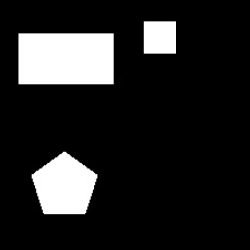
#> input picture public/unitedImg/image.png, 250 x 250 px
$ python hificode_image.py image.png
#> lines starting #> are read from the running program, lines starting #| are printed output that depends on the picture
#-*- coding: utf-8 -*-

from cv2 import cv2
import os, sys, struct, math

import winsound
FNAME    = "hificode.wav"
FL       =   500   # Lowest  frequency (Hz) in soundscape
FH       =  5000   # Highest frequency (Hz)
FS       = 44100   # Sample  frequency (Hz)
T        =  1.05   # Image to sound conversion time (s)
D        =     1   # Linear|Exponential=0|1 distribution
HIFI     =     1   # 8-bit|16-bit=0|1 sound quality
STEREO   =     1   # Mono|Stereo=0|1 sound selection
DELAY    =     1   # Nodelay|Delay=0|1 model   (STEREO=1)
FADE     =     1   # Relative fade No|Yes=0|1  (STEREO=1)
DIFFR    =     1   # Diffraction No|Yes=0|1    (STEREO=1)
BSPL     =     1   # Rectangular|B-spline=0|1 time window
BW       =     0   # 16|2-level=0|1 gray format in P[][]
CAM      =     1   # Use OpenCV camera input No|Yes=0|1
VIEW     =     0   # Screen view for debugging No|Yes=0|1
CONTRAST =     2   # Contrast enhancement, 0=none

# Coefficients used in rnd()
ir = 0
ia = 9301
ic = 49297
im = 233280

TwoPi = 6.283185307179586476925287
HIST  = (1+HIFI)*(1+STEREO)
WHITE = 1.00
BLACK = 0.00

if CAM:
   N = 128
   M = 128
else:
   N = 128
   M = 128

#if BW:
#else:

def playSound(file):
   if sys.platform == "win32":
      winsound.PlaySound(file, winsound.SND_FILENAME)  # Windows only
      os.system('start %s' %file)                    # Windows only

   else:
      print("No audio player called for your platform")

def wi(fp,i):
   b0 = int(i%256)
   b1 = int((i-b0)/256)
   fp.write(struct.pack('B',b0 & 0xff))
   fp.write(struct.pack('B',b1 & 0xff))

def wl(fp,l):
   i0 = l%65536
   i1 = (l-i0)/65536
   wi(fp,i0)
   wi(fp,i1)

def rnd():
   global ir, ia, ic, im
   ir = (ir*ia+ic) % im
   return ir / (1.0*im)

def main():

   print(os.getcwd())
   #file = sys.argv[1] #cam_id = int(sys.argv[1])
   #file = sys.argv[1].decode("utf-8")
   file = sys.argv[1]
   print(file)

   k     = 0
   b     = 0
   d     = D
   ns    = 2 * int(0.5*FS*T)
   m     = int(ns / N)
   sso   = 0 if HIFI else 128
   ssm   = 32768 if HIFI else 128
   scale = 0.5 / math.sqrt(M)
   dt    = 1.0 / FS
   v     = 340.0                                 # v = speed of sound (m/s)
   hs    = 0.20           # hs = characteristic acoustical size of head (m)

   w    = [0 for i in range(M)]
   phi0 = [0 for i in range(M)]
   A    = [[0 for j in range(N)] for i in range(M)]  # M x N pixel matrix

   # Set lin|exp (0|1) frequency distribution and random initial phase
   if (d):
      for i in range(0,M): w[i] = TwoPi * FL * pow(1.0* FH/FL,1.0*i/(M-1))
   else:
      for i in range(0,M): w[i] = TwoPi * FL + TwoPi * (FH-FL)   *i/(M-1)
   for i in range(0,M): phi0[i] = TwoPi * rnd()

   frame = cv2.imread(file, cv2.IMREAD_COLOR)
#> frame is the input picture: shape (250, 250, 3); min 0, max 255, mean 35.9

   #os.chdir('../sound/')
   #FNAME = file.split('.')[0] + '.wav'
   #print(frame)

   tmp = cv2.cvtColor(frame, cv2.COLOR_BGR2GRAY)
   if frame.shape[1] != M or frame.shape[0] != N:
      #cv.resize(tmp, gray, Size(N,M))
      gray = cv2.resize(tmp, (N,M), interpolation = cv2.INTER_AREA)
   else: gray=tmp

   #왜 CAM이 0일떄는 아무 소리가 안날까? 원래 코드에서는 났는데..
   # CAM=0 이면 A배열이 신호파형 형성에 쓰이는데 A[][]=0.0이라서
   if CAM:  # Set live camera image
      avg = 0.0
      for i in range(M):
         for j in range(N):
            avg += gray[M-1-i,j]
#> after the loop, avg = 588456

      avg = avg / (N * M)
#> avg = 35.92

      for i in range(M):
         for j in range(N):
            px = gray[M-1-i,j]
            px += CONTRAST*(px - avg)
            if px > 255: px = 255
            if px <   0: px =   0
            gray[M-1-i,j] = px
            if px == 0: A[i][j] = 0
            else: A[i][j] = pow(10.0,(px/16-15)/10.0)  # 2dB steps
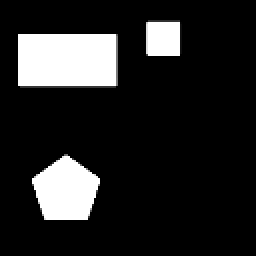
#> gray: shape (128, 128) (shown 2 times larger); min 0, max 255, mean 37
#> after the loop, A = 128 items


   # Write 8/16-bit mono/stereo .wav file
   fp = open(FNAME,'wb')
   fp.write(bytes('RIFF','UTF-8')); wl(fp,ns*HIST+36)
   fp.write(bytes('WAVEfmt ','UTF-8')); wl(fp,16); wi(fp,1)
   wi(fp,2 if STEREO else 1); wl(fp,FS); wl(fp,FS*HIST); wi(fp,HIST)
   wi(fp,16 if HIFI else 8); fp.write(bytes('data','UTF-8')); wl(fp,ns*HIST)
   tau1 = 0.5 / w[M-1]; tau2 = 0.25 * (tau1*tau1)
   y = yl = yr = z = zl = zr = 0.0


   while k < ns and not STEREO:
      if BSPL:
         q = 1.0 * (k%m)/(m-1)
         q2 = 0.5*q*q
      j = int(k / m); j=N-1 if j>N-1 else j; s = 0.0; t = k * dt
      if k < ns/(5*N): s = (2.0*rnd()-1.0) / scale  # "click"
      else:
         for i in range(0,M):
            if BSPL:  # Quadratic B-spline for smooth C1 time window
               if j==0: a = (1.0-q2)*A[i][j]+q2*A[i][j+1]
               elif j==N-1: a = (q2-q+0.5)*A[i][j-1]+(0.5+q-q2)*A[i][j]
               else: a = (q2-q+0.5)*A[i][j-1]+(0.5+q-q*q)*A[i][j]+q2*A[i][j+1]
            else: a = A[i][j]  # Rectangular time window
            s += a * math.sin(w[i] * t + phi0[i])

      yp = y; y = tau1/dt + tau2/(dt*dt)
      y  = (s + y * yp + tau2/dt * z) / (1.0 + y); z = (y - yp) / dt
      l  = sso + 0.5 + scale * ssm * y  # y = 2nd order filtered s
      if l >= sso-1+ssm: l = sso-1+ssm
      if l < sso-ssm: l = sso-ssm
      ss = int(l) & 0xFFFFFFFF  # Make unsigned int
      if HIFI: wi(fp,ss)
      else: fp.write(struct.pack('B',ss & 0xff))
      k=k+1
#> after the loop, k = 0


   while k < ns and STEREO:
      if BSPL:
         q = 1.0 * (k%m)/(m-1)
         q2 = 0.5*q*q
      j = int(k / m); j=N-1 if j>N-1 else j
      r = 1.0 * k/(ns-1)  # Binaural attenuation/delay parameter
      theta = (r-0.5) * TwoPi/3; x = 0.5 * hs * (theta + math.sin(theta))
      tl = tr = k * dt
      if DELAY: tr = tr + x / v  # Time delay model
      x  = abs(x); sl = sr = 0.0; hrtfl = hrtfr = 1.0
      for i in range(0,M):
         if DIFFR:
            # First order frequency-dependent azimuth diffraction model
            hrtf = 1.0 if (TwoPi*v/w[i] > x) else TwoPi*v/(x*w[i])
            if theta < 0.0:
               hrtfl =  1.0; hrtfr = hrtf
            else:
               hrtfl = hrtf; hrtfr =  1.0
         if FADE:
            # Simple frequency-independent relative fade model
            hrtfl *= (1.0-0.7*r)
            hrtfr *= (0.3+0.7*r)
         if BSPL:
            if j==0: a = (1.0-q2)*A[i][j]+q2*A[i][j+1]
            elif j==N-1: a = (q2-q+0.5)*A[i][j-1]+(0.5+q-q2)*A[i][j]
            else: a = (q2-q+0.5)*A[i][j-1]+(0.5+q-q*q)*A[i][j]+q2*A[i][j+1]
         else: a = A[i][j]
         sl = sl + hrtfl * a * math.sin(w[i] * tl + phi0[i])
         sr = sr + hrtfr * a * math.sin(w[i] * tr + phi0[i])

      sl = (2.0*rnd()-1.0) / scale if (k < ns/(5*N)) else sl  # Left "click"
      if tl < 0.0: sl = 0.0
      if tr < 0.0: sr = 0.0
      ypl = yl; yl = tau1/dt + tau2/(dt*dt)
      yl  = (sl + yl * ypl + tau2/dt * zl) / (1.0 + yl); zl = (yl - ypl) / dt
      ypr = yr; yr = tau1/dt + tau2/(dt*dt)
      yr  = (sr + yr * ypr + tau2/dt * zr) / (1.0 + yr); zr = (yr - ypr) / dt
      l   = sso + 0.5 + scale * ssm * yl
      if l >= sso-1+ssm: l = sso-1+ssm
      if l < sso-ssm: l = sso-ssm
      ss  = int(l) & 0xFFFFFFFF
      # Left channel
      if HIFI: wi(fp,ss)
      else: fp.write(struct.pack('B',ss & 0xff))
      l   = sso + 0.5 + scale * ssm * yr
      if l >= sso-1+ssm: l = sso-1+ssm
      if l < sso-ssm: l = sso-ssm
      ss  = int(l) & 0xFFFFFFFF
      # Right channel
      if HIFI: wi(fp,ss)
      else: fp.write(struct.pack('B',ss & 0xff))
      k=k+1
#> this loop made 46304 passes
#> (q, q2, r, tl, tr, ir in rnd, ypl) on passes 1 to 9: (0, 0, 0, 0, -0.000563, 98193, 0), (0.00278, 3.86e-06, 2.16e-05, 2.27e-05, -0.00054, 51190, -1.96), (0.00556, 1.54e-05, 4.32e-05, 4.54e-05, -0.000517, 43007, -7.98), (0.00833, 3.47e-05, 6.48e-05, 6.8e-05, -0.000495, 215484, -11.84), (0.0111, 6.17e-05, 8.64e-05, 9.07e-05, -0.000472, 157501, 4.89), (0.0139, 9.65e-05, 0.000108, 0.000113, -0.000449, 200978, 7.69), (0.0167, 0.000139, 0.00013, 0.000136, -0.000427, 73035, 12.63), (0.0194, 0.000189, 0.000151, 0.000159, -0.000404, 36472, 1.41), (0.0222, 0.000247, 0.000173, 0.000181, -0.000381, 86249, -8.64)

   fp.close()
   #playSound(FNAME)  # Play the soundscape
   k=0  # Reset sample count

   print(FNAME)
   #cap.release()
   #cv.destroyAllWindows()
   return 0

main()
